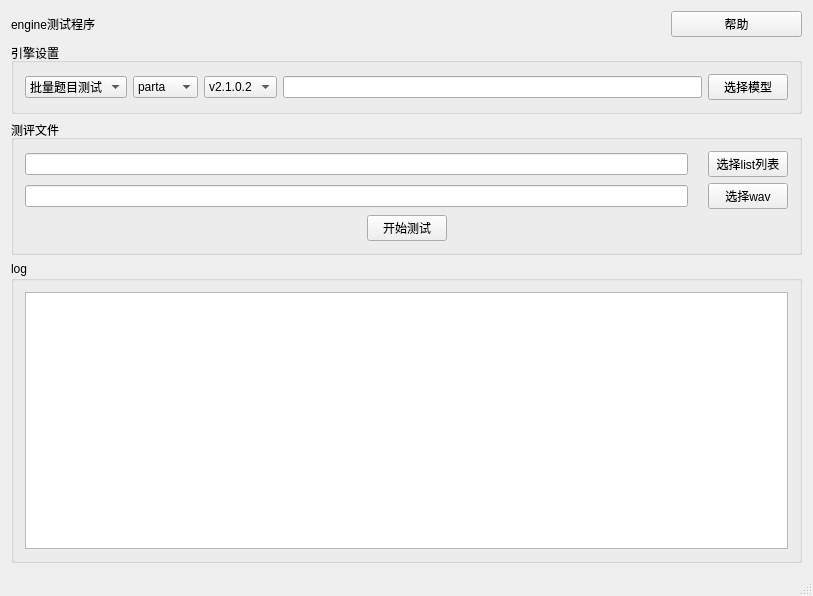
<?xml version="1.0" encoding="UTF-8"?>
<ui version="4.0">
 <class>MainWindow</class>
 <widget class="QMainWindow" name="MainWindow">
  <property name="geometry">
   <rect>
    <x>0</x>
    <y>0</y>
    <width>813</width>
    <height>596</height>
   </rect>
  </property>
  <property name="windowTitle">
   <string>MainWindow</string>
  </property>
  <widget class="QWidget" name="centralWidget">
   <layout class="QGridLayout" name="gridLayout_6">
    <item row="0" column="0">
     <layout class="QGridLayout" name="gridLayout_4" columnstretch="5,1">
      <property name="horizontalSpacing">
       <number>6</number>
      </property>
      <item row="0" column="0">
       <widget class="QLabel" name="label">
        <property name="text">
         <string>engine测试程序</string>
        </property>
       </widget>
      </item>
      <item row="0" column="1">
       <widget class="QPushButton" name="pushButton_4">
        <property name="text">
         <string>帮助</string>
        </property>
       </widget>
      </item>
     </layout>
    </item>
    <item row="1" column="0">
     <widget class="QGroupBox" name="groupBox">
      <property name="title">
       <string>引擎设置</string>
      </property>
      <layout class="QGridLayout" name="gridLayout_5">
       <item row="0" column="0">
        <layout class="QHBoxLayout" name="horizontalLayout_4" stretch="1,2">
         <item>
          <layout class="QHBoxLayout" name="horizontalLayout_3">
           <item>
            <widget class="QComboBox" name="comboBox_3">
             <item>
              <property name="text">
               <string>批量题目测试</string>
              </property>
             </item>
             <item>
              <property name="text">
               <string>单个题目测试</string>
              </property>
             </item>
            </widget>
           </item>
           <item>
            <widget class="QComboBox" name="comboBox_2">
             <item>
              <property name="text">
               <string>parta</string>
              </property>
             </item>
             <item>
              <property name="text">
               <string>partb</string>
              </property>
             </item>
             <item>
              <property name="text">
               <string>partc</string>
              </property>
             </item>
            </widget>
           </item>
           <item>
            <widget class="QComboBox" name="comboBox">
             <item>
              <property name="text">
               <string>v2.1.0.2</string>
              </property>
             </item>
            </widget>
           </item>
          </layout>
         </item>
         <item>
          <layout class="QHBoxLayout" name="horizontalLayout">
           <item>
            <widget class="QLineEdit" name="lineEdit_3"/>
           </item>
           <item>
            <widget class="QPushButton" name="pushButton_5">
             <property name="text">
              <string>选择模型</string>
             </property>
            </widget>
           </item>
          </layout>
         </item>
        </layout>
       </item>
      </layout>
     </widget>
    </item>
    <item row="2" column="0">
     <widget class="QGroupBox" name="groupBox_2">
      <property name="title">
       <string>测评文件</string>
      </property>
      <layout class="QGridLayout" name="gridLayout_3">
       <item row="0" column="0">
        <layout class="QGridLayout" name="gridLayout_2">
         <property name="horizontalSpacing">
          <number>20</number>
         </property>
         <item row="0" column="0">
          <widget class="QLineEdit" name="lineEdit"/>
         </item>
         <item row="0" column="1">
          <widget class="QPushButton" name="pushButton_2">
           <property name="text">
            <string>选择list列表</string>
           </property>
          </widget>
         </item>
         <item row="1" column="0">
          <widget class="QLineEdit" name="lineEdit_2"/>
         </item>
         <item row="1" column="1">
          <widget class="QPushButton" name="pushButton_3">
           <property name="text">
            <string>选择wav</string>
           </property>
          </widget>
         </item>
        </layout>
       </item>
       <item row="1" column="0">
        <layout class="QHBoxLayout" name="horizontalLayout_2">
         <item>
          <spacer name="horizontalSpacer">
           <property name="orientation">
            <enum>Qt::Horizontal</enum>
           </property>
           <property name="sizeHint" stdset="0">
            <size>
             <width>40</width>
             <height>20</height>
            </size>
           </property>
          </spacer>
         </item>
         <item>
          <widget class="QPushButton" name="pushButton">
           <property name="text">
            <string>开始测试</string>
           </property>
          </widget>
         </item>
         <item>
          <spacer name="horizontalSpacer_2">
           <property name="orientation">
            <enum>Qt::Horizontal</enum>
           </property>
           <property name="sizeHint" stdset="0">
            <size>
             <width>40</width>
             <height>20</height>
            </size>
           </property>
          </spacer>
         </item>
        </layout>
       </item>
      </layout>
     </widget>
    </item>
    <item row="3" column="0">
     <widget class="QGroupBox" name="groupBox_3">
      <property name="title">
       <string>log</string>
      </property>
      <layout class="QGridLayout" name="gridLayout">
       <item row="0" column="0">
        <widget class="QPlainTextEdit" name="plainTextEdit"/>
       </item>
      </layout>
     </widget>
    </item>
   </layout>
  </widget>
  <widget class="QStatusBar" name="statusBar"/>
 </widget>
 <layoutdefault spacing="6" margin="11"/>
 <resources/>
 <connections/>
</ui>
